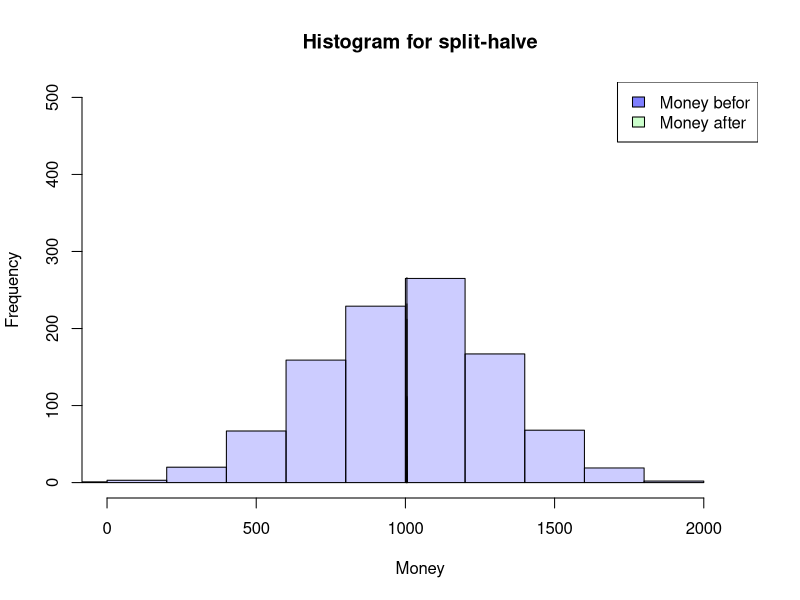
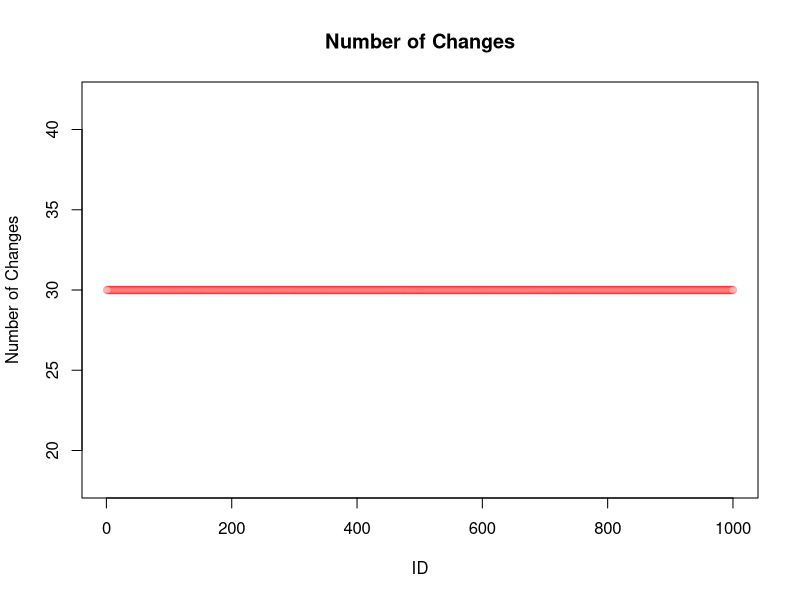
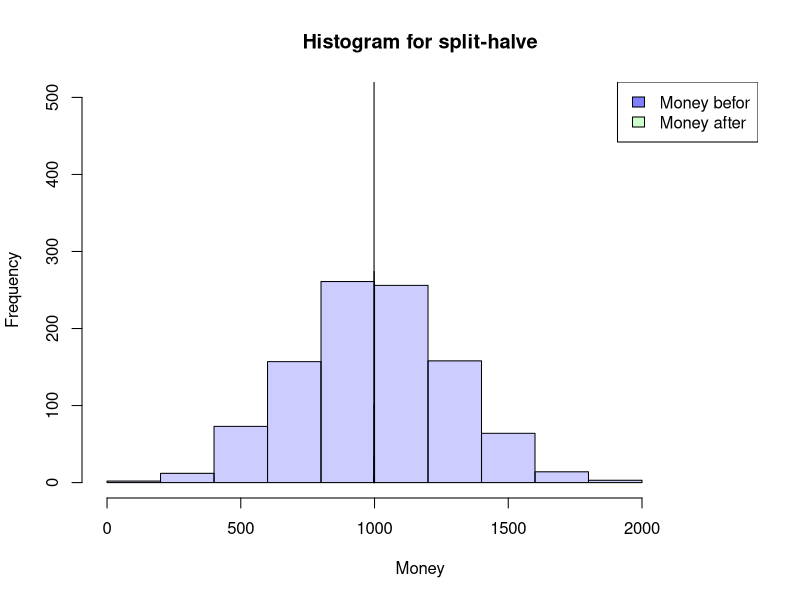
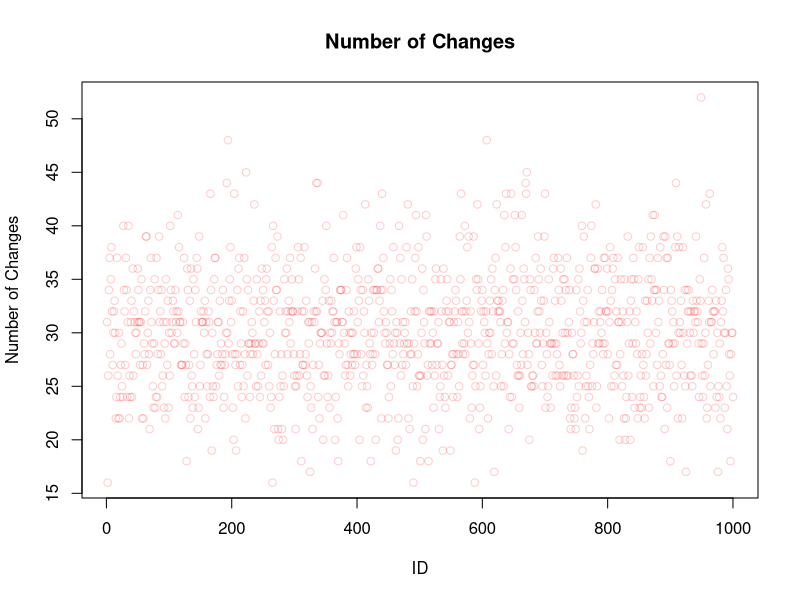
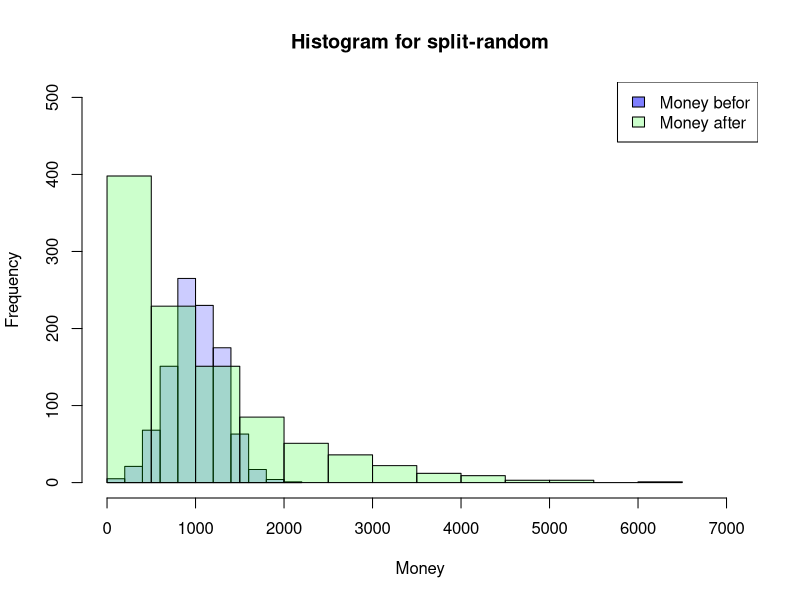
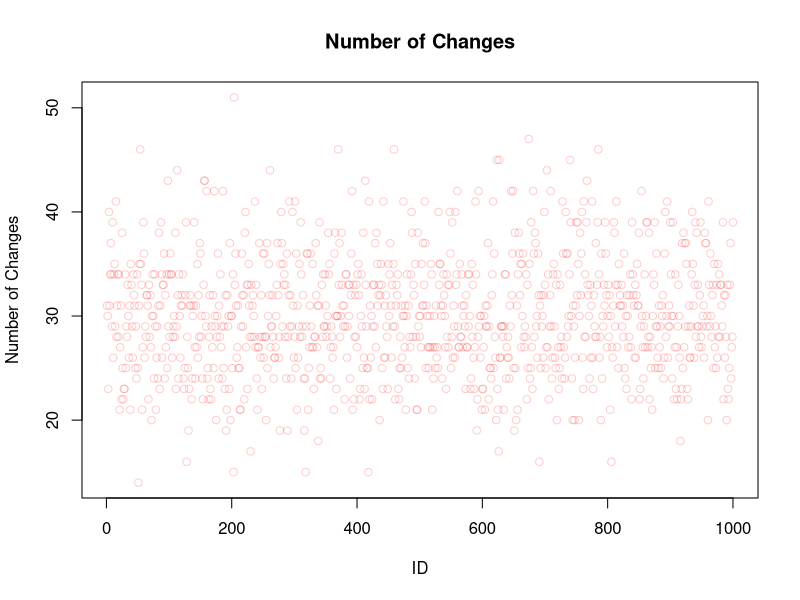
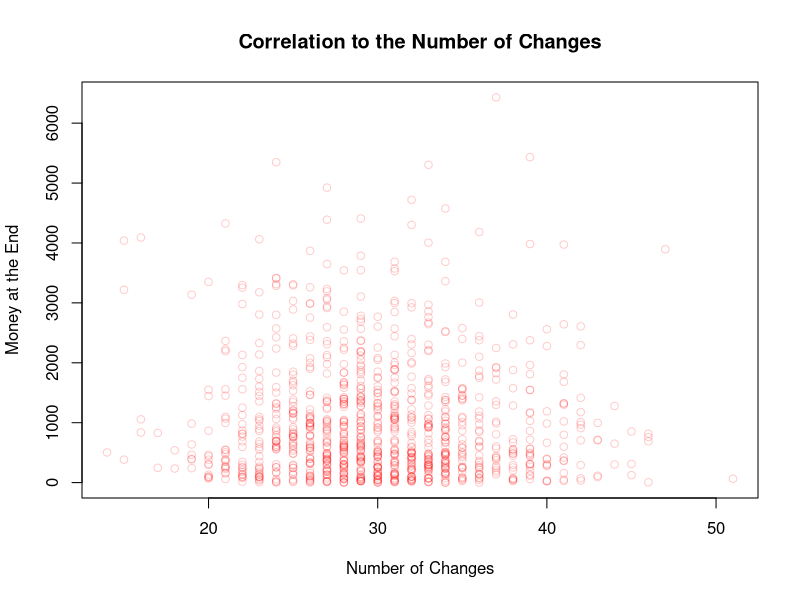
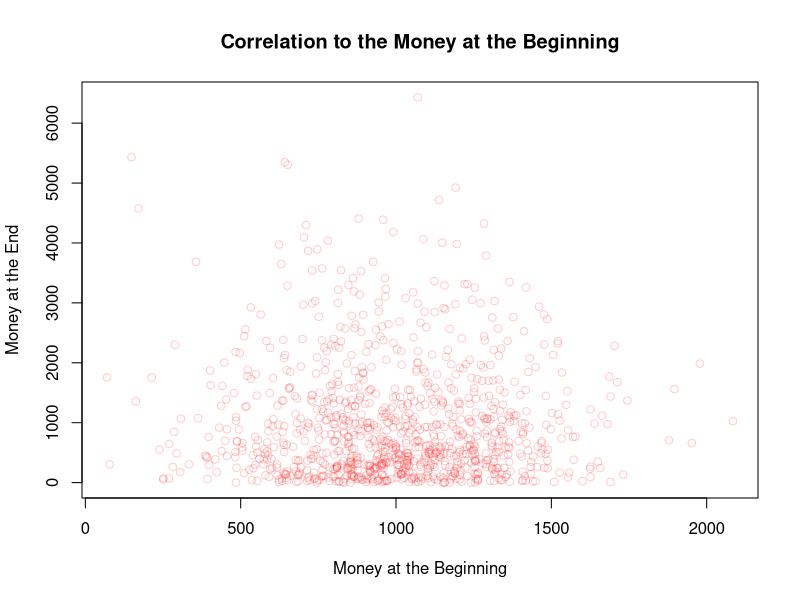

The R source for these figures, in order:
## ---- chunk 1
SplitHalve <- function (nAgent, maxExchange, Money_mean=1000, Money_sd=300) {
  df <- data.frame(ID=seq(1,nAgent),
                   nE=0,
                   Ms=rnorm(nAgent, mean = Money_mean, sd = Money_sd),
                   MT=0,Me=0)
  df$Me <- df$Ms
  iE <- 1
  while (iE <= maxExchange) {
    df$MT <- df$Me
    rdf <- sample(df[df$nE < iE,"ID"], size=2)
    df[(df$ID == rdf[1] | df$ID == rdf[2]),"nE"] <-
      df[(df$ID == rdf[1] | df$ID == rdf[2]),"nE"]+1
    df[(df$ID == rdf[1] | df$ID == rdf[2]),"Me"] <-
      sum(df[(df$ID == rdf[1] | df$ID == rdf[2]),"MT"])/2
    if (NROW(df[df$nE < iE,"ID"]) < 2) {
      iE <- iE+1
      }
  }
  return(df)
}

## ---- chunk 2
df <- SplitHalve(1000,30)

summary(df)
hist(df$Ms, xlab="Money",main="Histogram for split-halve",
     col=rgb(0,0,1,0.2),
     xlim=c(0,max(c(df$Me,df$Ms)*1.1)),ylim=c(0,nrow(df)/2))
hist(df$Me, col=rgb(0,1,0,0.2),
     add=TRUE)
legend('topright', c('Money befor', 'Money after'),
       fill=c(rgb(0,0,1,0.5), rgb(0,1,0,0.2)))

plot(df$ID,df$nE,main="Number of Changes",
     xlab="ID",ylab="Number of Changes",
     col=rgb(1,0,0,0.2))

## ---- chunk 3
SplitHalve2 <- function(nAgent,maxExchange,Money_mean=1000,Money_sd=300) {
  df <- data.frame(ID=seq(1,nAgent),
                   nE=0,
                   Ms=rnorm(nAgent, mean = Money_mean, sd = Money_sd),
                   MT=0,Me=0)
  df$Me <- df$Ms
  iE <- 1
  while (iE <= maxExchange) {
    df$MT <- df$Me
    rdf <- sample(df$ID, size=2)
    df[(df$ID == rdf[1] | df$ID == rdf[2]),"nE"] <-
      df[(df$ID == rdf[1] | df$ID == rdf[2]),"nE"]+1
    df[(df$ID == rdf[1] | df$ID == rdf[2]),"Me"] <-
      sum(df[(df$ID == rdf[1] | df$ID == rdf[2]),"MT"])/2
    iE <- iE+1
  }
  return(df)
}
## ---- chunk 4
df <- SplitHalve2(1000,15000)

summary(df)
hist(df$Ms, xlab="Money",main="Histogram for split-halve",
     col=rgb(0,0,1,0.2),
     xlim=c(0,max(c(df$Me,df$Ms)*1.1))*1.1,ylim=c(0,nrow(df)/2))
hist(df$Me, col=rgb(0,1,0,0.2),
     add=TRUE)
legend('topright', c('Money befor', 'Money after'),
       fill=c(rgb(0,0,1,0.5), rgb(0,1,0,0.2)))

plot(df$ID,df$nE,main="Number of Changes",
     xlab="ID",ylab="Number of Changes",
     col=rgb(1,0,0,0.2))
## ---- chunk 5
SplitRandom <- function(nAgent,maxExchange,Money_mean=1000,Money_sd=300) {
  df <- data.frame(ID=seq(1,nAgent),
                   nE=0,
                   Ms=rnorm(nAgent, mean = Money_mean, sd = Money_sd),
                   MT=0,Me=0)
  df$Me <- df$Ms
  iE <- 1
  while (iE <= maxExchange) {
    df$MT <- df$Me
    rdf <- sample(df$ID, size=2)
    rds <- sample(0:100, size=1)/100
    df[(df$ID == rdf[1] | df$ID == rdf[2]),"nE"] <-
      df[(df$ID == rdf[1] | df$ID == rdf[2]),"nE"]+1
    df[(df$ID == rdf[1] | df$ID == rdf[2]),"Me"] <-
      sum(df[(df$ID == rdf[1] | df$ID == rdf[2]),"MT"])*c(rds,1-rds)
    iE <- iE+1
  }
  return(df)
}

## ---- chunk 6
df <- SplitRandom(1000,15000)

summary(df)
hist(df$Ms, xlab="Money",main="Histogram for split-random",
     col=rgb(0,0,1,0.2),
     xlim=c(0,max(c(df$Me,df$Ms)*1.1)),ylim=c(0,nrow(df)/2))
hist(df$Me, col=rgb(0,1,0,0.2),
     add=TRUE)
legend('topright', c('Money befor', 'Money after'),
       fill=c(rgb(0,0,1,0.5), rgb(0,1,0,0.2)))

plot(df$ID,df$nE,main="Number of Changes",
     xlab="ID",ylab="Number of Changes",
     col=rgb(1,0,0,0.2))
## ---- chunk 7
plot(df$nE,df$Me,main="Correlation to the Number of Changes",
     xlab="Number of Changes",ylab="Money at the End",
     col=rgb(1,0,0,0.2))

plot(df$Ms,df$Me,main="Correlation to the Money at the Beginning",
     xlab="Money at the Beginning",ylab="Money at the End",
     col=rgb(1,0,0,0.2))

plot(df$ID,df$Me,main="Correlation to the ID",
     xlab="ID",ylab="Money at the End",
     col=rgb(1,0,0,0.2))
## ---- chunk 8
SplitRandom2 <- function(nAgent,maxExchange,Money_mean=1000,Money_sd=300) {
  df <- data.frame(ID=seq(1,nAgent),
                   nE=0,
                   Ms=rnorm(nAgent, mean = Money_mean, sd = Money_sd),
                   MT=0,Me=0)
  df$Me <- df$Ms
  iE <- 1
  while (iE <= maxExchange) {
    df$MT <- df$Me
    rdf <- sample(df$ID, size=2)
    rds <- sample(30:70, size=1)/100
    df[(df$ID == rdf[1] | df$ID == rdf[2]),"nE"] <-
      df[(df$ID == rdf[1] | df$ID == rdf[2]),"nE"]+1
    df[(df$ID == rdf[1] | df$ID == rdf[2]),"Me"] <-
      sum(df[(df$ID == rdf[1] | df$ID == rdf[2]),"MT"])*c(rds,1-rds)
    iE <- iE+1
  }
  return(df)
}
## ---- chunk 9
df <- SplitRandom2(1000,15000)

summary(df)
hist(df$Ms, xlab="Money",main="Histogram for split-random (30%-70%)",
     col=rgb(0,0,1,0.2),
     xlim=c(0,max(c(df$Me,df$Ms)*1.1)),ylim=c(0,nrow(df)/2))
hist(df$Me, col=rgb(0,1,0,0.2),
     add=TRUE)
legend('topright', c('Money befor', 'Money after'),
       fill=c(rgb(0,0,1,0.5), rgb(0,1,0,0.2)))
## ---- chunk 10
SplitRandomR <- function(nAgent,maxExchange,Money_mean=1000,Money_sd=300) {
  df <- data.frame(ID=seq(1,nAgent),
                   nE=0,
                   Ms=rnorm(nAgent, mean = Money_mean, sd = Money_sd),
                   MT=0,Me=0)
  df$Me <- df$Ms
  iE <- 1
  while (iE <= maxExchange) {
    df$MT <- df$Me
    rdf <- sample(df[df$nE < iE,"ID"], size=2)
    rds <- sample(0:100, size=1)/100
    df[(df$ID == rdf[1] | df$ID == rdf[2]),"nE"] <-
      df[(df$ID == rdf[1] | df$ID == rdf[2]),"nE"]+1
    df[(df$ID == rdf[1] | df$ID == rdf[2]),"Me"] <-
      sum(df[(df$ID == rdf[1] | df$ID == rdf[2]),"MT"])*c(rds,1-rds)
    if (NROW(df[df$nE < iE,"ID"]) < 2) {
      iE <- iE+1
    }
  }
  return(df)
}
## ---- chunk 11
df <- SplitRandomR(1000,30)

summary(df)
hist(df$Ms, xlab="Money",main="Histogram for split-random Restricted",
     col=rgb(0,0,1,0.2),
     xlim=c(0,max(c(df$Me,df$Ms)*1.1)),ylim=c(0,nrow(df)/2))
hist(df$Me, col=rgb(0,1,0,0.2),
     add=TRUE)
legend('topright', c('Money befor', 'Money after'),
       fill=c(rgb(0,0,1,0.5), rgb(0,1,0,0.2)))

plot(df$ID,df$nE,main="Number of Changes",
     xlab="ID",ylab="Number of Changes",
     col=rgb(1,0,0,0.2))
## ---- chunk 12
df <- SplitRandomR(1000,1)

hist(df$Ms, xlab="Money",main="Histogram for split-random Restricted",
     col=rgb(0,0,1,0.2),
     xlim=c(0,max(c(df$Me,df$Ms))*1.1),ylim=c(0,nrow(df)/2))
hist(df$Me, col=rgb(0,1,0,0.2),
     add=TRUE)
legend('topright', c('Money befor', 'Money after'),
       fill=c(rgb(0,0,1,0.5), rgb(0,1,0,0.2)))

## ---- chunk 13
df <- SplitRandomR(1000,2)

hist(df$Ms, xlab="Money",main="Histogram for split-random Restricted",
     col=rgb(0,0,1,0.2),
     xlim=c(0,max(c(df$Me,df$Ms)))*1.1,ylim=c(0,nrow(df)/2))
hist(df$Me, col=rgb(0,1,0,0.2),
     add=TRUE)
legend('topright', c('Money befor', 'Money after'),
       fill=c(rgb(0,0,1,0.5), rgb(0,1,0,0.2)))

## ---- chunk 14
df1_even <- SplitRandomR(1000,1,1000,0)

hist(df1_even$Ms, xlab="Money",main="Histogram for split-random Restricted",
     col=rgb(0,0,1,0.2),
     xlim=c(0,max(c(df1_even$Me,df1_even$Ms))*1.1),ylim=c(0,nrow(df1_even)))
hist(df1_even$Me, col=rgb(0,1,0,0.2),
     add=TRUE)
legend('topright', c('Money befor', 'Money after'),
       fill=c(rgb(0,0,1,0.5), rgb(0,1,0,0.2)))
## ---- chunk 15
df1_summary <- data.frame("Mean"=mean(df1_even$Me),
                          "Median"=median(df1_even$Me),
                          "nAover1000"=nrow(df1_even[df1_even$Me>1000,])) 
                          # number of Agents with more than 1000
df1_summary
## ---- chunk 16
df2_even <- SplitRandomR(1000,2,1000,0)

hist(df2_even$Ms, xlab="Money",main="Histogram for split-random Restricted",
     col=rgb(0,0,1,0.2),
     xlim=c(0,max(c(df2_even$Me,df2_even$Ms))*1.1),ylim=c(0,nrow(df2_even)))
hist(df2_even$Me, col=rgb(0,1,0,0.2),
     add=TRUE)
legend('topright', c('Money befor', 'Money after'),
       fill=c(rgb(0,0,1,0.5), rgb(0,1,0,0.2)))
## ---- chunk 17
df2_summary <- data.frame("Mean"=mean(df2_even$Me),
                          "Median"=median(df2_even$Me),
                          "nAover1000"=nrow(df2_even[df2_even$Me>1000,])) 
                          # number of Agents with more than 1000
df2_summary
## ---- chunk 18
df3_even <- SplitRandomR(1000,3,1000,0)

hist(df3_even$Ms, xlab="Money",main="Histogram for split-random Restricted",
     col=rgb(0,0,1,0.2),
     xlim=c(0,max(c(df3_even$Me,df3_even$Ms))*1.1),ylim=c(0,nrow(df3_even)))
hist(df3_even$Me, col=rgb(0,1,0,0.2),
     add=TRUE)
legend('topright', c('Money befor', 'Money after'),
       fill=c(rgb(0,0,1,0.5), rgb(0,1,0,0.2)))
## ---- chunk 19
df3_summary <- data.frame("Mean"=mean(df3_even$Me),
                          "Median"=median(df3_even$Me),
                          "nAover1000"=nrow(df3_even[df3_even$Me>1000,])) 
                          # number of Agents with more than 1000
df3_summary
## ---- chunk 20
win_stab_prob <- function( Moneyvec ) {
  df <- data.frame(Money=Moneyvec,
                   winprobability=0)
  MMA <- median(df[, 1])
  for(i in 1:nrow(df)) {
    MA <- df[i,1]
    MoA <- df[c(-i),1]
    WP <- MoA*0
    for(ii in 1:NROW(MoA)) {
      Sum_M <- MA + MoA[ii]
      if (Sum_M == 0) {
        WP[ii] <- 1.00
      } else {
        WP[ii] <- WP[ii] <- 1-min(1, MMA/Sum_M)
      }
    }
    df[i,2] <- round(mean(WP), digits =3)
  }
  return(df)
}
## ---- chunk 21
prob_start <- win_stab_prob(df1_even$Ms)[, 2]
plot(prob_start,
     type = "l",
     lwd = 5,
     main="Getting over the Median",
     xlab="ID",
     ylab="Probability",
     ylim=c(0,1),
     col=rgb(0,0,1,1),)
## ---- chunk 22
prob_after1 <- win_stab_prob(df1_even$Me)
prob_after1 <- prob_after1[order(prob_after1$Money, decreasing = FALSE), ]
popMean <- mean(prob_after1[, 2])
Money_Med <- median(prob_after1[, 1])
plot(prob_after1,
     lwd = 5,
     main=c("Populationmean", popMean),
     xlab="Money",
     ylab="Probability",
     ylim=c(0,1),
     col=rgb(0,0,1,0.1))
     abline(h=popMean,
            col =rgb(1,0,0,1))
     abline(v=Money_Med,
            col =rgb(1,0,0,1))
## ---- chunk 23
prob_after2 <- win_stab_prob(df2_even$Me)
prob_after2 <- prob_after2[order(prob_after2$Money, decreasing = FALSE), ]
popMean <- mean(prob_after2[, 2])
Money_Med <- median(prob_after2[, 1])
plot(prob_after2,
     lwd = 5,
     main=c("Populationmean", popMean),
     xlab="Money",
     ylab="Probability",
     ylim=c(0,1),
     col=rgb(0,0,1,0.1))
     abline(h=popMean,
            col =rgb(1,0,0,1))
     abline(v=Money_Med,
            col =rgb(1,0,0,1))
## ---- chunk 24
prob_after3 <- win_stab_prob(df3_even$Me)
prob_after3 <- prob_after3[order(prob_after3$Money, decreasing = FALSE), ]
popMean <- mean(prob_after3[, 2])
Money_Med <- median(prob_after3[, 1])
plot(prob_after3,
     lwd = 5,
     main=c("Populationmean", popMean),
     xlab="Money",
     ylab="Probability",
     ylim=c(0,1),
     col=rgb(0,0,1,0.1))
     abline(h=popMean,
            col =rgb(1,0,0,1))
     abline(v=Money_Med,
            col =rgb(1,0,0,1))
## ---- chunk 25
df15_even <- SplitRandomR(1000,15,1000,0)

prob_after15 <- win_stab_prob(df15_even$Me)
prob_after15 <- prob_after15[order(prob_after15$Money, decreasing = FALSE), ]
popMean <- mean(prob_after15[, 2])
Money_Med <- median(prob_after15[, 1])
plot(prob_after15,
     lwd = 5,
     main=c("Populationmean", popMean),
     xlab="Money",
     ylab="Probability",
     ylim=c(0,1),
     col=rgb(0,0,1,0.1))
     abline(h=popMean,
            col =rgb(1,0,0,1))
     abline(v=Money_Med,
            col =rgb(1,0,0,1))
